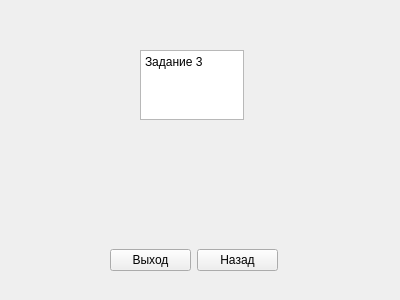
<?xml version="1.0" encoding="UTF-8"?>
<ui version="4.0">
 <class>task3</class>
 <widget class="QWidget" name="task3">
  <property name="geometry">
   <rect>
    <x>0</x>
    <y>0</y>
    <width>400</width>
    <height>300</height>
   </rect>
  </property>
  <property name="windowTitle">
   <string>Form</string>
  </property>
  <widget class="QWidget" name="horizontalLayoutWidget">
   <property name="geometry">
    <rect>
     <x>110</x>
     <y>220</y>
     <width>168</width>
     <height>80</height>
    </rect>
   </property>
   <layout class="QHBoxLayout" name="horizontalLayout">
    <item>
     <widget class="QPushButton" name="pushButton">
      <property name="text">
       <string>Выход</string>
      </property>
     </widget>
    </item>
    <item>
     <widget class="QPushButton" name="pushButton_2">
      <property name="text">
       <string>Назад</string>
      </property>
     </widget>
    </item>
   </layout>
  </widget>
  <widget class="QTextEdit" name="textEdit">
   <property name="geometry">
    <rect>
     <x>140</x>
     <y>50</y>
     <width>104</width>
     <height>70</height>
    </rect>
   </property>
   <property name="readOnly">
    <bool>true</bool>
   </property>
   <property name="html">
    <string>&lt;!DOCTYPE HTML PUBLIC &quot;-//W3C//DTD HTML 4.0//EN&quot; &quot;http://www.w3.org/TR/REC-html40/strict.dtd&quot;&gt;
&lt;html&gt;&lt;head&gt;&lt;meta name=&quot;qrichtext&quot; content=&quot;1&quot; /&gt;&lt;meta charset=&quot;utf-8&quot; /&gt;&lt;style type=&quot;text/css&quot;&gt;
p, li { white-space: pre-wrap; }
&lt;/style&gt;&lt;/head&gt;&lt;body style=&quot; font-family:'Segoe UI'; font-size:9pt; font-weight:400; font-style:normal;&quot;&gt;
&lt;p style=&quot; margin-top:0px; margin-bottom:0px; margin-left:0px; margin-right:0px; -qt-block-indent:0; text-indent:0px;&quot;&gt;Задание 3&lt;/p&gt;&lt;/body&gt;&lt;/html&gt;</string>
   </property>
  </widget>
 </widget>
 <resources/>
 <connections/>
</ui>
